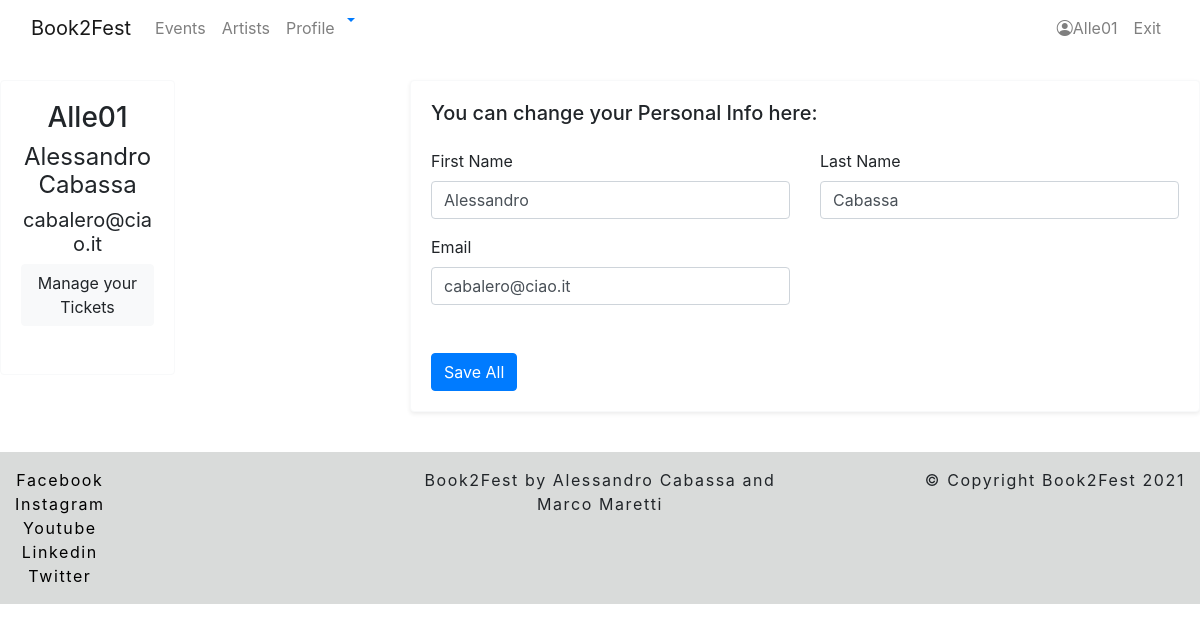
The app's page /book2fest/user/profile (signed in) with its own data.
### book2fest/models.py (models this page shows, shortened)
class UserProfile(models.Model):
    user = models.OneToOneField(User, related_name='user_profile', on_delete=models.CASCADE)

### book2fest/views.py (the view, shortened to what this page needs)
# urls.py: path('user/profile', UserProfileView.as_view(), name='user-profile'),
class UserProfileView(LoginRequiredMixin, UserRequiredMixin, View):
    profile = None
    def get(self, request):
        context = {'profile': self.profile}
        return render(request, 'book2fest/user/user_profile.html', context)

### book2fest/mixin.py (called while the page is built)
    def dispatch(self, request, *args, **kwargs):
        try:
            self.profile = UserProfile.objects.get(user=request.user)
            return super().dispatch(request, *args, **kwargs)
        except ObjectDoesNotExist:
            messages.error(request, "You have no authorization to access this page.")
            return redirect('book2fest:organizer-profile')

### book2fest/templates/book2fest/user/user_profile.html (shortened to what this page needs)
{% extends 'base.html' %}
{% load crispy_forms_tags %}
{% block content %}
    <main class="content">
        <form action="{% url 'book2fest:user-profile' %}" method="POST" enctype="multipart/form-data">
            <div class="row">
                <div class="col-12 col-xl-4">
                    <div class="row">
                        <div class="col-6 mb-4">
                            <div class="card border-light text-center p-0">
                                <div class="card-body pb-5">
                                    <h4 class="h3">{{ profile.user.username }}</h4>
                                       <h4 class="font-weight-normal">{{ profile.user.get_full_name }}</h4>
                                    <h5 class="font-weight-normal">
                                        {{ request.user.email }}
                                    </h5>
                                    <a href="{% url 'book2fest:ticket-list' %}"><button type="button" class="btn btn-light">Manage your Tickets</button></a>
                                </div>
                            </div>
                        </div>
                    </div>
                </div>
                <div class="col-12 col-xl-8">
                    <div class="card card-body bg-white border-light shadow-sm mb-4">
                        <h2 class="h5 mb-4">You can change your Personal Info here:</h2>
                        <div class="row">
                            <div class="col-md-6 mb-3">
                                <div>
                                    <label for="first_name">First Name</label>
                                    <input name="first_name" class="form-control" id="first_name" type="text"
                                           placeholder="Enter your first name" value="{{ profile.user.first_name }}"
                                           required>
                                </div>
                            </div>
                            <div class="col-md-6 mb-3">
                                <div>
                                    <label for="last_name">Last Name</label>
                                    <input name="last_name" class="form-control" id="last_name" type="text"
                                           placeholder="Also your last name" value="{{ profile.user.last_name }}"
                                           required>
                                </div>
                            </div>
                        </div>
                        <div class="row">
                            <div class="col-md-6 mb-3">
                                <div class="form-group">
                                    <label for="email">Email</label>
                                    <input name="email" class="form-control" id="email" type="email"
                                           placeholder="name@example.com" value="{{ profile.user.email }}">
                                </div>
                            </div>
                        </div>
                        <div class="mt-3">
                            <button type="submit" class="btn btn-primary">Save All</button>
                        </div>
                    </div>
                </div>
            </div>
        </form>
    </main>
{% endblock content %}

### templates/navbar.html (shortened to what this page needs)
{% load notifications_tags %}
<header>
    <nav class="navbar navbar-expand-md navbar-light bg-white fixed-top">
        <div class="container-fluid">
            <a class="navbar-brand" href="{% url 'homepage' %}">Book2Fest</a>
            <div class="collapse navbar-collapse justify-content-between " id="navbarCollapse">
                <ul class="navbar-nav me-auto mb-2 mb-md-0 ">
                    <li class="nav-item">
                        <a class="nav-link" aria-current="page" href="{% url 'book2fest:event-list' %}">Events</a>
                    </li>
                    <li class="nav-item">
                        <a class="nav-link" href="{% url 'book2fest:artist-list' %}">Artists</a>
                    </li>
                    <li class="nav-item">
                        <a class="nav-link" href="{% url 'book2fest:profile' %}">Profile</a>
                    </li>
                    <li class="dropdown">
                        <a href="#" class="dropdown-toggle" data-toggle="dropdown">
                        </a>
                    </li>
                </ul>
                <ul class="navbar-nav">
                    <li class="nav-item">
                        {% if not user.is_authenticated %}
                            <ul class="navbar-nav me-auto mb-2 mb-md-0 ">
                                <li class="nav-item">
                                    <a class="nav-link" href="{% url 'login' %}">Log in</a>
                                </li>
                                <li>
                                    <a class="nav-link" href="{% url 'user-create' %}">Register</a>
                                </li>
                            </ul>
                        {% else %}
                            <ul class="navbar-nav me-auto mb-2 mb-md-0 ">
                                <li class="nav-item">
                            <a class="nav-link" href="{% url 'book2fest:profile' %}"><i class="bi bi-person-circle"></i>{{ user.username }}</a>
                                </li>
                                <li>
                                    <a class="nav-link" href="{% url 'logout' %}">Exit</a>
                                </li>
                            </ul>
                        {% endif %}
                    </li>
                </ul>
            </div>
        </div>
    </nav>
</header>

### static/css/main.css (style rules this page uses)
body { margin-top: 5rem; overflow-x: hidden; }

### records on screen
UserProfile: user.username "Alle01", user.get_full_name "Alessandro Cabassa", first_name "Alessandro", last_name "Cabassa", email "cabalero@ciao.it"

### other values on screen
{{ user.username }} "Alle01"
{{ request.user.email }} "cabalero@ciao.it"
